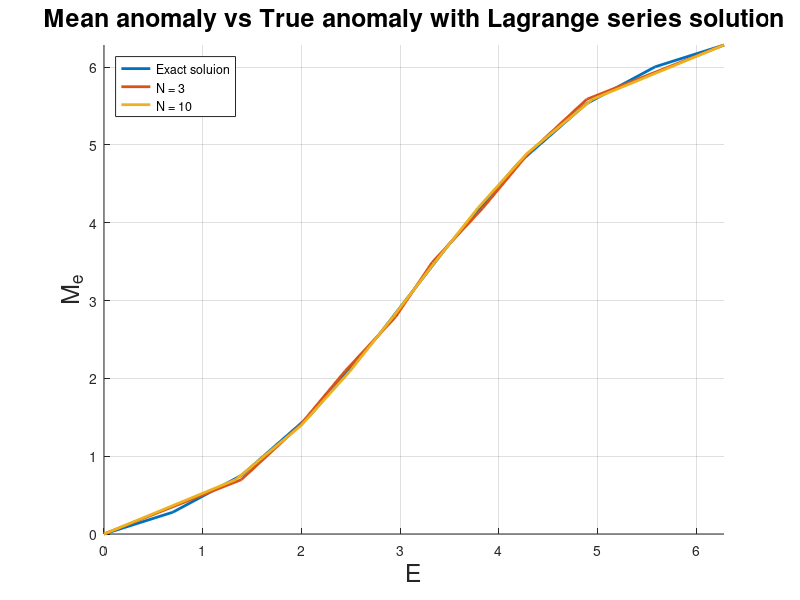
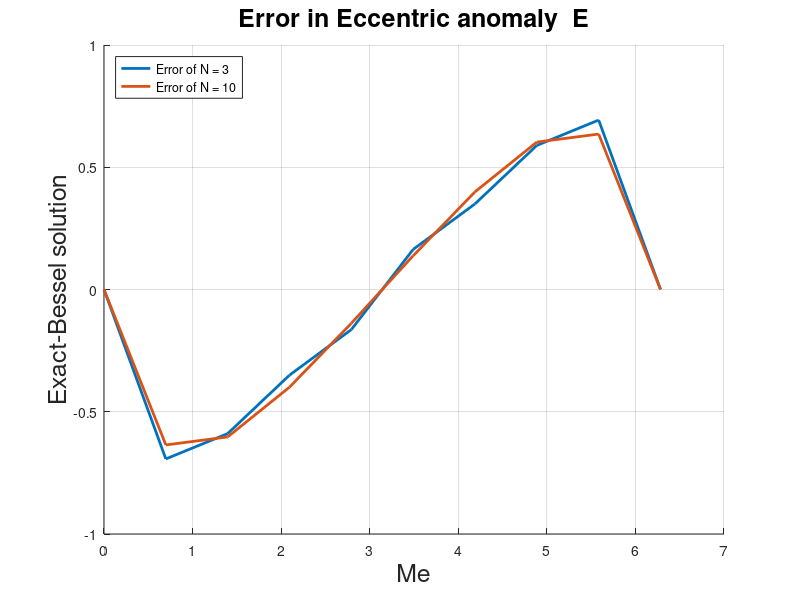

MATLAB code to generate these figures, in order:
%% Coded by
% Mohamed Mohamed El-Sayed Atyya
% mohamed.atyya94@eng-st.cu.edu.eg


% Mean anomaly of elliptical orbits by Lagrange series solution
close all; clear all; clc;
%% inputs
Me=linspace(0,2*pi,10);
e=0.65;
N=[3,10];
%% calculations
% exact solution
Me2=Me-e*sin(Me);
% Lagrange series solution
for m=1:length(N)
    A{m}=zeros(N(m),length(Me));
    E1{m}=zeros(N(m),length(Me));
    for n=1:N(m)
        for k=0:floor(n/2)
            A{m}(n,:)=A{m}(n,:)+(-1)^k/factorial(n-k)/factorial(k)*(n-2*k)^(n-1)*sin((n-2*k)*Me);
        end
        a(n,:)=(A{m}(n,:)).*0.5.^(n-1);
        E1{m}(n,:)=E1{m}(n,:)+a(n,:)*e^n;
    end
end
% [cc,bb]=size(E1);
for mm=1:length(N)
    [cc(mm),bb(mm)]=size(E1{mm});
    EE{mm}=zeros(1,bb(mm));
    for kk=1:cc(mm)
        EE{mm}=EE{mm}+E1{mm}(kk,1:length(Me));
    end
    EEE{mm}=EE{mm}+Me;
end
%% plotting
figure(1);
set(gcf,'color','w');
hold all;
% exact solution
plot(Me,Me2,'linewidth',2);
legendInfo1{1} = ['Exact soluion'];
% Lagrange series solution
for nn1=1:length(N)
    plot(EEE{nn1},Me,'linewidth',2);
    legendInfo1{nn1+1} = ['N = ' num2str(N(nn1))];
end
xlabel('E','fontsize',18);
ylabel('M_e','fontsize',18);
title('Mean anomaly vs True anomaly with Lagrange series solution','fontsize',18);
legend(legendInfo1,'location','northwest');
grid on;
xlim([0,2*pi]);
ylim([0,2*pi]);
%---------------------------------------------------------------------------------------------------------------------------------------------------------
% error
figure(2);
set(gcf,'color','w');
hold all;
for b1=1:length(N)
    plot(Me,(Me-EEE{b1}),'linewidth',2);
    legendInfo1{b1} = ['Error of N = ' num2str(N(b1))];
end
xlabel('Me','fontsize',18);
ylabel('Exact-Bessel solution','fontsize',18);
title('Error in Eccentric anomaly  E','fontsize',18);
legend(legendInfo1,'location','northwest');
grid on;
